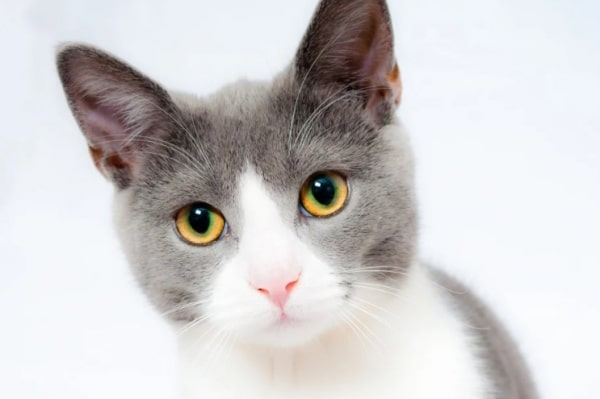
#> input picture 6. 이미지 다루기 및 데이터셋 구축/2022-12-06 OpenCV를 이용해 이미지 처리하기/jgm.jpg, 600 x 399 px
$ python ex_04.py
#> lines starting #> are read from the running program, lines starting #| are printed output that depends on the picture
import cv2
import matplotlib.pyplot as plt

image_path = "./jgm.jpg"

# 흑백 이미지 대비 높이기
image_gray = cv2.imread(image_path, cv2.IMREAD_GRAYSCALE) # 그레이스케일로 변환
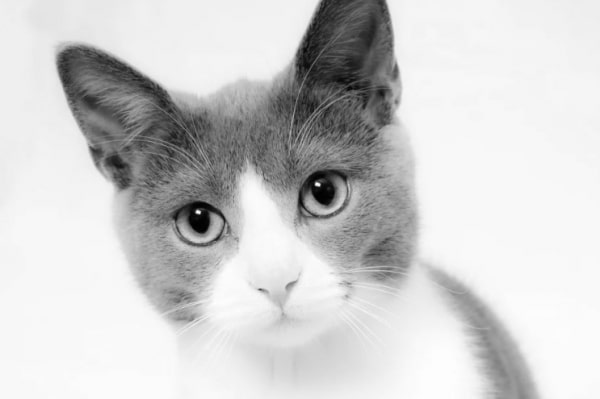
#> image_gray: shape (399, 600); min 0, max 255, mean 206.2
# print(image_gray.shape)
image_enhanced = cv2.equalizeHist(image_gray) # 히스토그램 평탄화
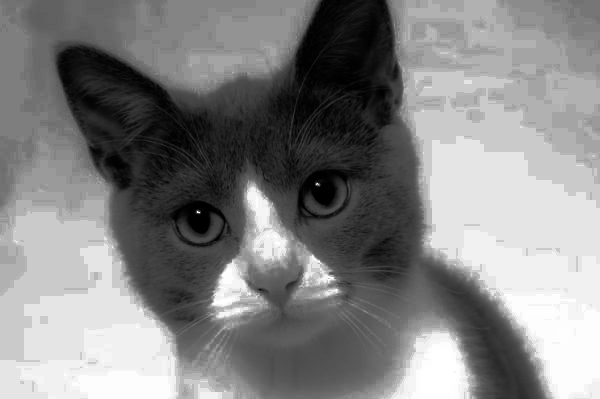
#> image_enhanced: shape (399, 600); min 0, max 255, mean 131.5

# plot으로 보기
fig, ax = plt.subplots(1,2, figsize=(10,5)) # 2개의 구역(오리지널, 평탄화 한 거)
ax[0].imshow(image_gray, cmap='gray') # cmap='gray'로 그레이 처리 해줄 수 있다
ax[0].set_title("Original Image")
ax[1].imshow(image_enhanced, cmap='gray')
ax[1].set_title("Enhanced Image")
plt.show()
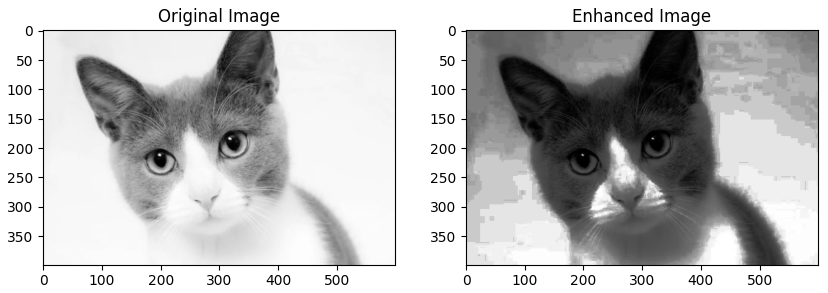
#> figure drawn by matplotlib, 2 panels

# 컬러 이미지 대비 높이기
# 방법 : RGB --> YUV 컬러 포맷으로 변환 --> equlizeHist() --> RGB
# BGR로 되어 있는 걸 RGB로 바꿀 필요가 있음
image_bgr = cv2.imread(image_path, cv2.IMREAD_COLOR)
#> image_bgr is the input picture: shape (399, 600, 3); mean B, G, R 206, 205.5, 207.8

# RGB로 변환
image_rgb = cv2.cvtColor(image_bgr, cv2.COLOR_BGR2RGB)

# YUV로 변환
image_yuv = cv2.cvtColor(image_rgb, cv2.COLOR_BGR2YUV)
#> image_yuv: shape (399, 600, 3); mean of channels 0, 1, 2 205.8, 128.9, 128.1

# 히스토그램 평활화
image_yuv[:, :, 0] = cv2.equalizeHist(image_yuv[:,:,0])
#> image_yuv: shape (399, 600, 3); mean of channels 0, 1, 2 131.7, 128.9, 128.1

# RGB로 변환
image_rgb_temp = cv2.cvtColor(image_yuv, cv2.COLOR_YUV2RGB)
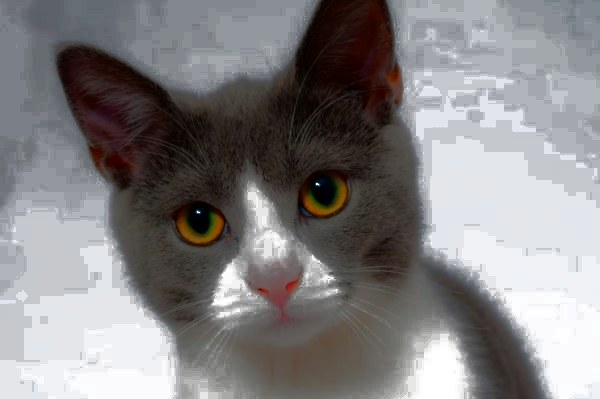
#> image_rgb_temp: shape (399, 600, 3); mean B, G, R 132.1, 131.3, 133.6

# plot으로 보기
fig, ax = plt.subplots(1,2, figsize=(12,8))
ax[0].imshow(image_rgb)
ax[0].set_title("Original Image")
ax[1].imshow(image_rgb_temp)
ax[1].set_title("Enhanced Color Image")
plt.show()
#> figure, not shown here; B, G, R data is drawn as R, G, B

$ run again, with 6. 이미지 다루기 및 데이터셋 구축/2022-12-06 OpenCV를 이용해 이미지 처리하기/test01.jpg copied over 6. 이미지 다루기 및 데이터셋 구축/2022-12-06 OpenCV를 이용해 이미지 처리하기/jgm.jpg
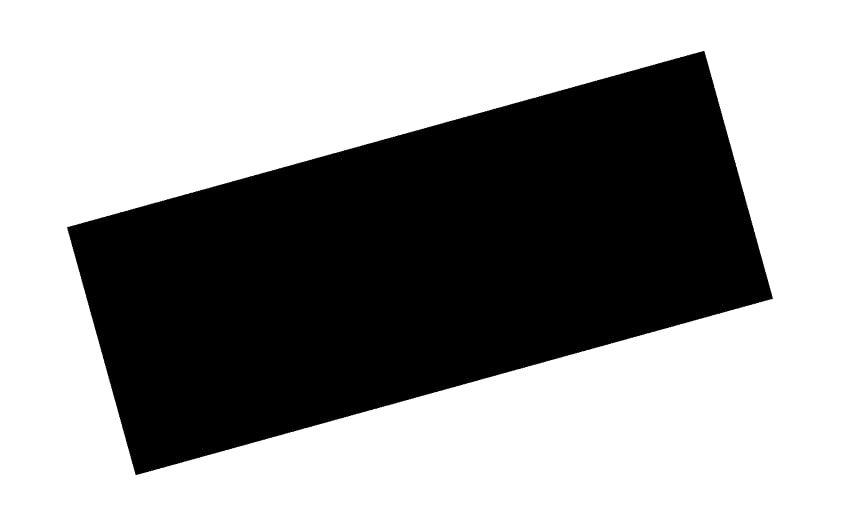
#> input picture 6. 이미지 다루기 및 데이터셋 구축/2022-12-06 OpenCV를 이용해 이미지 처리하기/test01.jpg, 862 x 523 px
#> image_gray is the input picture: shape (523, 862); min 0, max 255, mean 158.8
#> `plt.show()`:
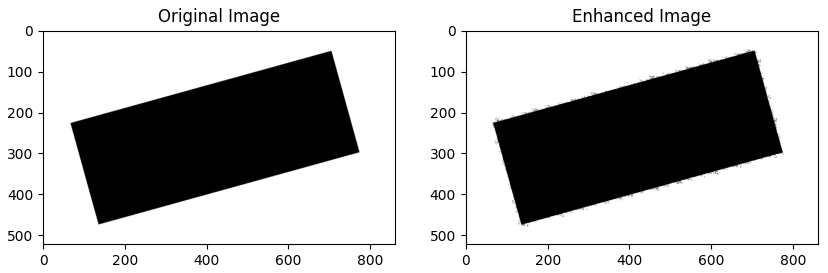
#> figure drawn by matplotlib, 2 panels
#> `plt.show()`:
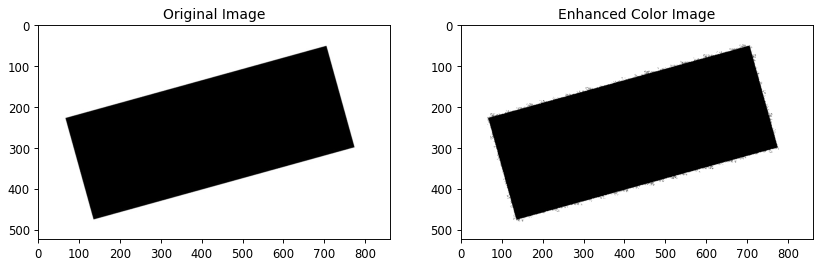
#> figure drawn by matplotlib, 2 panels
